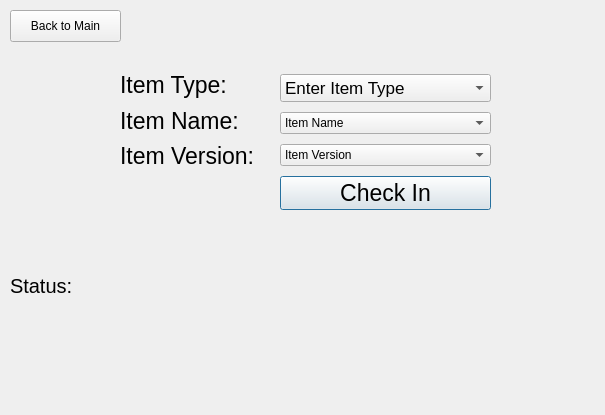
<?xml version="1.0" encoding="UTF-8"?>
<ui version="4.0">
 <class>CheckIn</class>
 <widget class="QDialog" name="CheckIn">
  <property name="geometry">
   <rect>
    <x>0</x>
    <y>0</y>
    <width>605</width>
    <height>415</height>
   </rect>
  </property>
  <property name="windowTitle">
   <string>Dialog</string>
  </property>
  <widget class="QWidget" name="layoutWidget">
   <property name="geometry">
    <rect>
     <x>120</x>
     <y>70</y>
     <width>147</width>
     <height>101</height>
    </rect>
   </property>
   <layout class="QVBoxLayout" name="verticalLayout">
    <item>
     <widget class="QLabel" name="label">
      <property name="font">
       <font>
        <pointsize>17</pointsize>
       </font>
      </property>
      <property name="text">
       <string>Item Type:</string>
      </property>
     </widget>
    </item>
    <item>
     <layout class="QHBoxLayout" name="horizontalLayout">
      <item>
       <widget class="QLabel" name="label_name">
        <property name="font">
         <font>
          <pointsize>17</pointsize>
         </font>
        </property>
        <property name="text">
         <string>Item Name:</string>
        </property>
       </widget>
      </item>
     </layout>
    </item>
    <item>
     <widget class="QLabel" name="label_vers">
      <property name="font">
       <font>
        <pointsize>17</pointsize>
       </font>
      </property>
      <property name="text">
       <string>Item Version:</string>
      </property>
     </widget>
    </item>
   </layout>
  </widget>
  <widget class="QWidget" name="layoutWidget">
   <property name="geometry">
    <rect>
     <x>280</x>
     <y>70</y>
     <width>211</width>
     <height>146</height>
    </rect>
   </property>
   <layout class="QVBoxLayout" name="verticalLayout_2">
    <item>
     <widget class="QComboBox" name="comboBox_types">
      <property name="font">
       <font>
        <pointsize>13</pointsize>
       </font>
      </property>
      <item>
       <property name="text">
        <string>Enter Item Type</string>
       </property>
      </item>
      <item>
       <property name="text">
        <string>movie</string>
       </property>
      </item>
      <item>
       <property name="text">
        <string>tech</string>
       </property>
      </item>
      <item>
       <property name="text">
        <string>game</string>
       </property>
      </item>
      <item>
       <property name="text">
        <string>rec</string>
       </property>
      </item>
      <item>
       <property name="text">
        <string>tool</string>
       </property>
      </item>
     </widget>
    </item>
    <item>
     <widget class="QComboBox" name="comboBox_names">
      <item>
       <property name="text">
        <string>Item Name</string>
       </property>
      </item>
     </widget>
    </item>
    <item>
     <widget class="QComboBox" name="comboBox_vers">
      <item>
       <property name="text">
        <string>Item Version</string>
       </property>
      </item>
     </widget>
    </item>
    <item>
     <widget class="QPushButton" name="checkin_item_b">
      <property name="font">
       <font>
        <pointsize>17</pointsize>
       </font>
      </property>
      <property name="text">
       <string>Check In</string>
      </property>
     </widget>
    </item>
   </layout>
  </widget>
  <widget class="QWidget" name="layoutWidget">
   <property name="geometry">
    <rect>
     <x>10</x>
     <y>230</y>
     <width>571</width>
     <height>111</height>
    </rect>
   </property>
   <layout class="QHBoxLayout" name="horizontalLayout_3">
    <item>
     <widget class="QLabel" name="stat_label">
      <property name="font">
       <font>
        <pointsize>15</pointsize>
       </font>
      </property>
      <property name="text">
       <string>Status: </string>
      </property>
     </widget>
    </item>
   </layout>
  </widget>
  <widget class="QPushButton" name="pushButton">
   <property name="geometry">
    <rect>
     <x>10</x>
     <y>10</y>
     <width>111</width>
     <height>32</height>
    </rect>
   </property>
   <property name="text">
    <string>Back to Main</string>
   </property>
  </widget>
  <widget class="QLabel" name="lab_od">
   <property name="geometry">
    <rect>
     <x>20</x>
     <y>360</y>
     <width>561</width>
     <height>31</height>
    </rect>
   </property>
   <property name="text">
    <string/>
   </property>
  </widget>
 </widget>
 <resources/>
 <connections/>
</ui>
